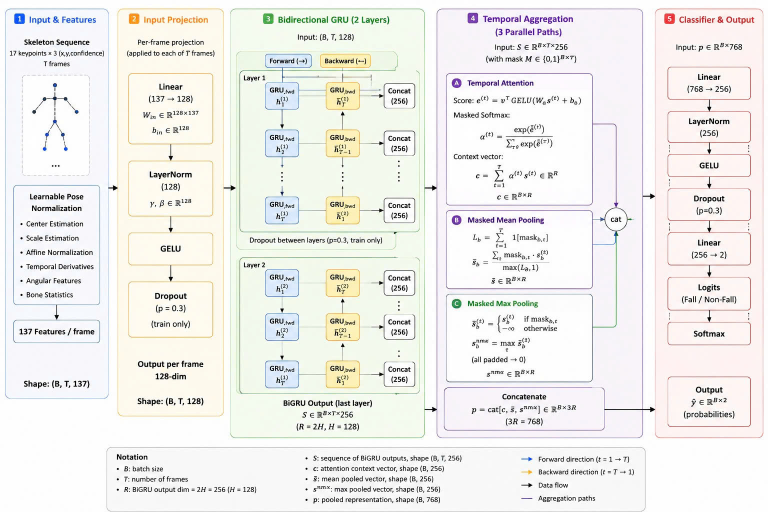
#> input picture ThuatToanModel.jpg, 1536 x 1024 px (shown at 1/2 size)
$ python -i adaptive_pipeline.py   (imports and definitions only)   (older library calls are emulated)
#> lines starting #> are read from the running program, lines starting #| are printed output that depends on the picture
#> further down, picture is the input picture: shape (1024, 1536, 3); mean B, G, R 235.2, 238.3, 239.2
### src/preprocessing/backlight.py
import cv2
import numpy as np

# [48 lines left out: functions apply_gamma_correction, apply_single_scale_retinex, not called in this run]

def detect_backlight(
    frame: np.ndarray,
    threshold: float = 0.3,
    ratio_threshold: float = 12.0
) -> bool:
    """Phat hien xem frame co bi nguoc sang hay khong.

    Su dung ti le do sang giua vung toi nhat va vung sang nhat.
    - ratio_threshold = 12.0 (tang tu 6.0) de tranh false positive
      tren depth map camera (depth map co tuong phan cao tu nhien).
    """
    gray = cv2.cvtColor(frame, cv2.COLOR_BGR2GRAY)
    overall_brightness = float(np.mean(gray))

    # Bao ve: Neuphong qua sang (brightness > 160), khong phai nguoc sang
    if overall_brightness > 160.0:
        return False

    pixels = gray.flatten()
    sorted_pixels = np.sort(pixels)

    n_pixels = len(sorted_pixels)
    k = int(n_pixels * 0.1)

    if k == 0:
        return False

    dark_mean = np.mean(sorted_pixels[:k])
    bright_mean = np.mean(sorted_pixels[-k:])

    if dark_mean == 0:
        dark_mean = 1.0

    ratio = bright_mean / dark_mean

    # Nguong 12.0 (tang tu 6.0):
    # - Depth map binh thuong: ratio > 50 (vi co gia tri 0 = chua do duoc)
    # - Nguoc sang that su: ratio ~ 8-15 voi overall brightness < 100
    # - Ket hop them dieu kien brightness < 120 de loc depth map
    return ratio > ratio_threshold and overall_brightness < 120.0

# [13 lines left out: function correct_backlight, not called in this run]

### src/preprocessing/adaptive_pipeline.py
import cv2
import numpy as np
from .sharpening import sharpen_frame
from .denoising import denoise_frame
from .backlight import correct_backlight, detect_backlight
from .white_balance import balance_colors, apply_clamped_gray_world
from .filters import apply_clahe

def analyze_frame_conditions(frame: np.ndarray) -> dict:
    """Phan tich cac dieu kien anh sang, nhieu va do net cua frame.

    Returns:
        Dict cac chi so dac trung:
        - brightness: Do sang trung binh (0-255)
        - noise_level: Uoc luong muc do nhieu (std cua diff Gaussian)
        - sharpness: Do net (phuong sai Laplacian)
        - color_cast: Muc do lech mau (std giua trung binh 3 kenh R,G,B)
        - has_backlight: Co bi nguoc sang hay khong (bool)
        - contrast_ratio: std(L) / mean(L) - do tuong phan tuong doi
    """
    # Resize để phân tích cho lẹ, giảm tải RAM và CPU
    h, w = frame.shape[:2]
#> h = 1024; w = 1536
    if w > 640:
        scale = 640 / w
#> scale = 0.417
        analysis_frame = cv2.resize(frame, (640, int(h * scale)))
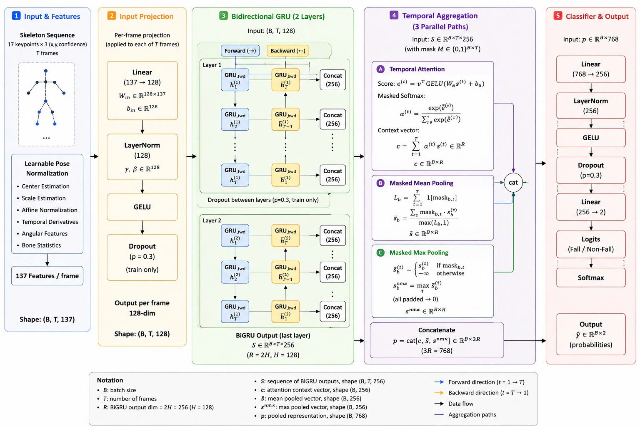
#> analysis_frame: shape (426, 640, 3); mean B, G, R 235.1, 238.2, 239.1
    else:
        analysis_frame = frame

    gray = cv2.cvtColor(analysis_frame, cv2.COLOR_BGR2GRAY)
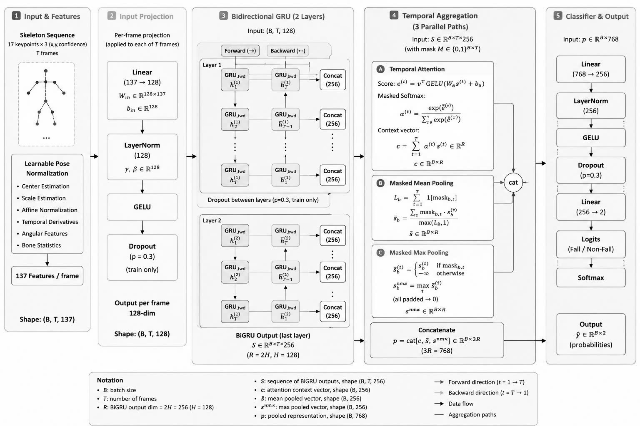
#> gray: shape (426, 640); min 0, max 255, mean 238.1

    # 1. Do sang trung binh
    brightness = float(np.mean(gray))
#> brightness = 238.1

    # 2. Do net (Laplacian variance)
    laplacian = cv2.Laplacian(gray, cv2.CV_64F)
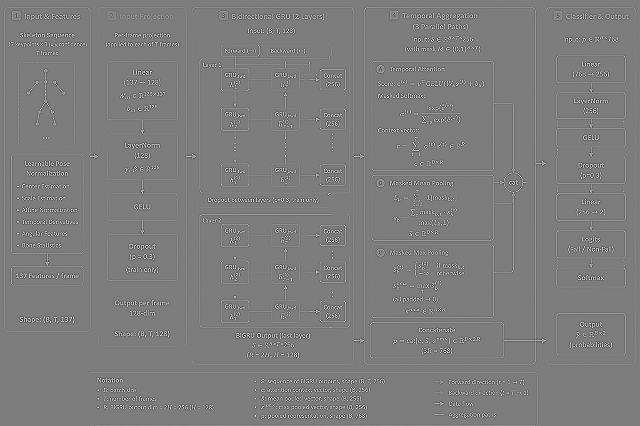
#> laplacian: shape (426, 640) float64; min -906, max 933, mean 0.1; drawn with min black and max white
    sharpness = float(laplacian.var())
#> sharpness = 9888.4

    # 3. Muc do nhieu (std cua noise component)
    blurred = cv2.GaussianBlur(gray, (3, 3), 0)
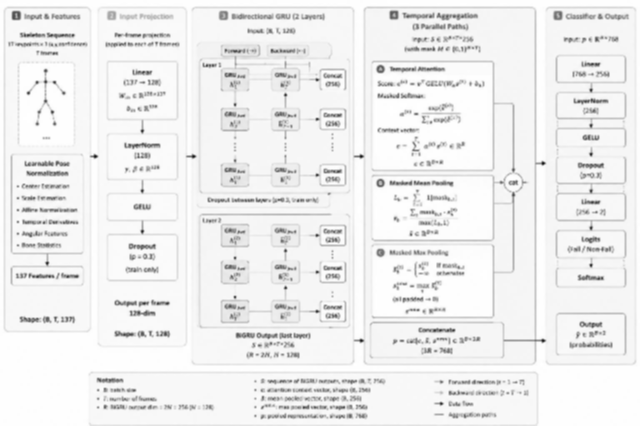
#> blurred: shape (426, 640); min 21, max 255, mean 238.2
    noise_diff = cv2.absdiff(gray, blurred)
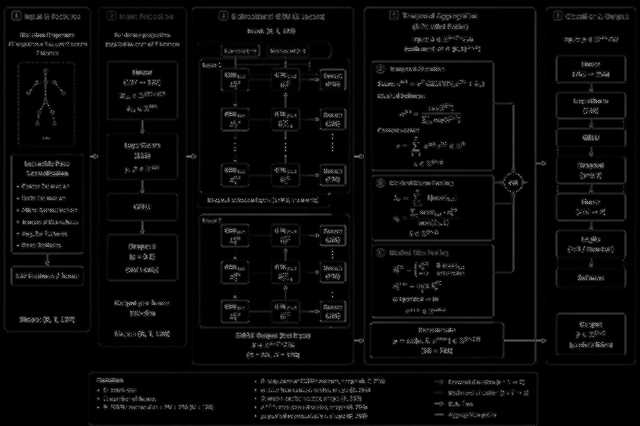
#> noise_diff: shape (426, 640); min 0, max 172, mean 8.1
    noise_level = float(np.std(noise_diff))
#> noise_level = 18.79

    # 4. Lech mau (color cast)
    b, g, r = cv2.split(analysis_frame)
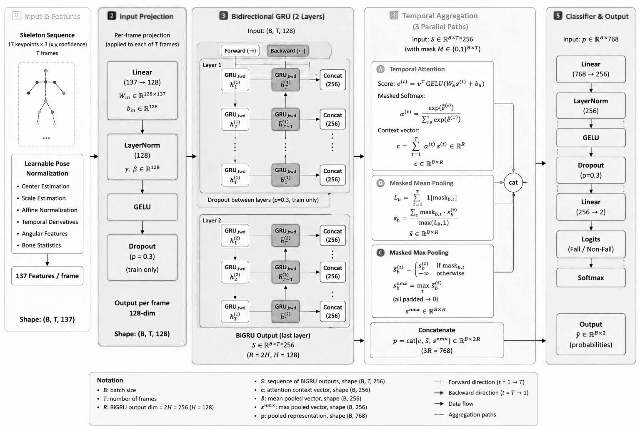
#> b: shape (426, 640); min 0, max 255, mean 235.1
    mean_b = np.mean(b)
#> mean_b = 235.1
    mean_g = np.mean(g)
#> mean_g = 238.2
    mean_r = np.mean(r)
#> mean_r = 239.1
    color_cast = float(np.std([mean_b, mean_g, mean_r]))
#> color_cast = 1.71

    # 5. Nguoc sang
    has_backlight = detect_backlight(analysis_frame)
#> in detect_backlight, `overall_brightness = float(np.mean(gray))`: overall_brightness = 238.1
#> has_backlight = False

    # 6. Tuong phan tuong doi: std(L) / mean(L)
    # - Anh tot: contrast_ratio > 0.40
    # - Anh thieu tuong phan: contrast_ratio < 0.35
    lab = cv2.cvtColor(analysis_frame, cv2.COLOR_BGR2LAB)
#> lab: shape (426, 640, 3); mean of channels 0, 1, 2 239.7, 127.9, 129.6
    l_channel = lab[:, :, 0].astype(np.float32)
    contrast_ratio = float(np.std(l_channel)) / (float(np.mean(l_channel)) + 1e-6)
#> contrast_ratio = 0.144

    return {
        "brightness": brightness,
        "sharpness": sharpness,
        "noise_level": noise_level,
        "color_cast": color_cast,
        "has_backlight": has_backlight,
        "contrast_ratio": contrast_ratio,
    }

# [143 lines left out: functions run_calibration, enhance_frame, not called in this run]

>>> import cv2
>>> picture = cv2.imread('../../ThuatToanModel.jpg')
>>> result = analyze_frame_conditions(picture)
#> result = {'brightness': 238.1, 'sharpness': 9888.4, 'noise_level': 18.79, 'color_cast': 1.71, 'has_backlight': False, 'contrast_ratio': 0.144}
